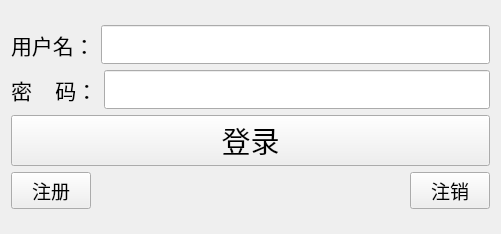
<?xml version="1.0" encoding="UTF-8"?>
<ui version="4.0">
 <class>NetDiskClientClass</class>
 <widget class="QWidget" name="NetDiskClientClass">
  <property name="geometry">
   <rect>
    <x>0</x>
    <y>0</y>
    <width>501</width>
    <height>234</height>
   </rect>
  </property>
  <property name="windowTitle">
   <string>NetDiskClient</string>
  </property>
  <layout class="QVBoxLayout" name="verticalLayout_2">
   <item>
    <layout class="QVBoxLayout" name="verticalLayout" stretch="2,2,2,1">
     <property name="topMargin">
      <number>0</number>
     </property>
     <property name="rightMargin">
      <number>0</number>
     </property>
     <property name="bottomMargin">
      <number>0</number>
     </property>
     <item>
      <layout class="QHBoxLayout" name="horizontalLayout">
       <item>
        <widget class="QLabel" name="label">
         <property name="font">
          <font>
           <family>Arial</family>
           <pointsize>16</pointsize>
          </font>
         </property>
         <property name="text">
          <string>用户名：</string>
         </property>
        </widget>
       </item>
       <item>
        <widget class="QLineEdit" name="lineEdit">
         <property name="font">
          <font>
           <family>Arial</family>
           <pointsize>20</pointsize>
          </font>
         </property>
        </widget>
       </item>
      </layout>
     </item>
     <item>
      <layout class="QHBoxLayout" name="horizontalLayout_2">
       <item>
        <widget class="QLabel" name="label_2">
         <property name="font">
          <font>
           <family>Arial</family>
           <pointsize>16</pointsize>
          </font>
         </property>
         <property name="text">
          <string>密    码：</string>
         </property>
        </widget>
       </item>
       <item>
        <widget class="QLineEdit" name="lineEdit_2">
         <property name="font">
          <font>
           <family>Arial</family>
           <pointsize>20</pointsize>
          </font>
         </property>
         <property name="echoMode">
          <enum>QLineEdit::Password</enum>
         </property>
        </widget>
       </item>
      </layout>
     </item>
     <item>
      <widget class="QPushButton" name="pushButton">
       <property name="font">
        <font>
         <family>Arial</family>
         <pointsize>22</pointsize>
        </font>
       </property>
       <property name="text">
        <string>登录</string>
       </property>
      </widget>
     </item>
     <item>
      <layout class="QHBoxLayout" name="horizontalLayout_3">
       <item>
        <widget class="QPushButton" name="pushButton_2">
         <property name="font">
          <font>
           <family>Arial</family>
           <pointsize>14</pointsize>
          </font>
         </property>
         <property name="text">
          <string>注册</string>
         </property>
        </widget>
       </item>
       <item>
        <spacer name="horizontalSpacer">
         <property name="orientation">
          <enum>Qt::Horizontal</enum>
         </property>
         <property name="sizeHint" stdset="0">
          <size>
           <width>40</width>
           <height>20</height>
          </size>
         </property>
        </spacer>
       </item>
       <item>
        <widget class="QPushButton" name="pushButton_3">
         <property name="font">
          <font>
           <family>Arial</family>
           <pointsize>14</pointsize>
          </font>
         </property>
         <property name="text">
          <string>注销</string>
         </property>
        </widget>
       </item>
      </layout>
     </item>
    </layout>
   </item>
  </layout>
 </widget>
 <layoutdefault spacing="6" margin="11"/>
 <resources>
  <include location="../NetDiskClient.qrc"/>
 </resources>
 <connections/>
</ui>
